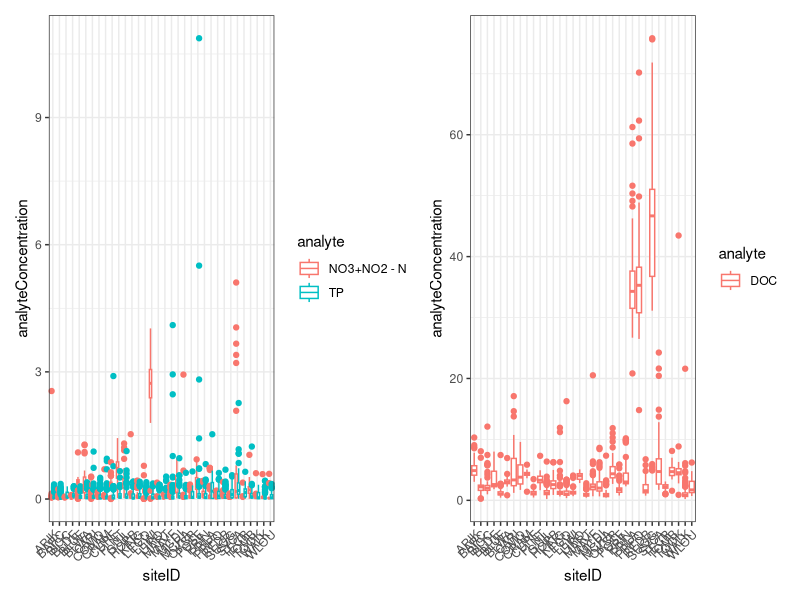
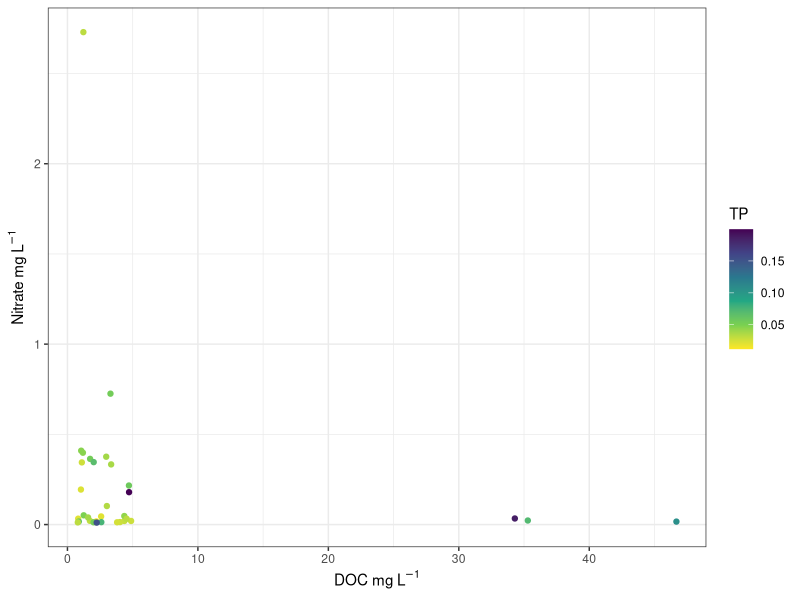
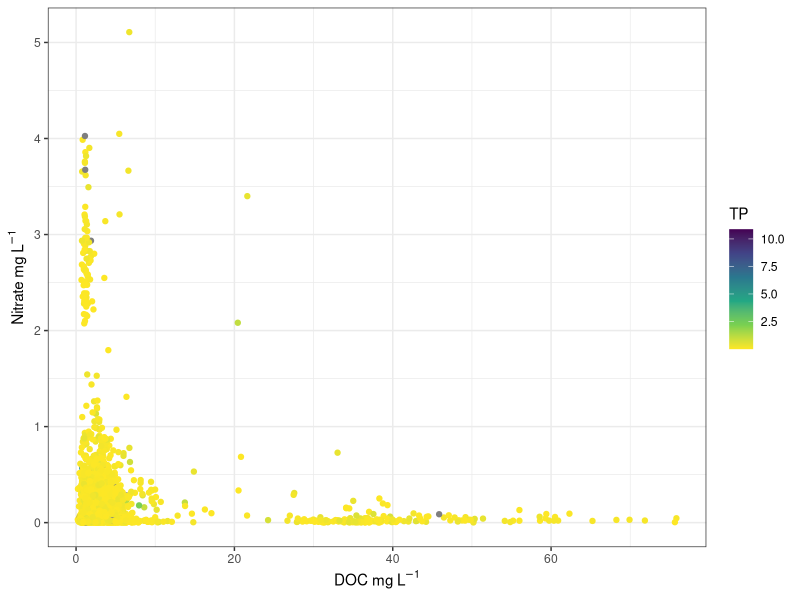
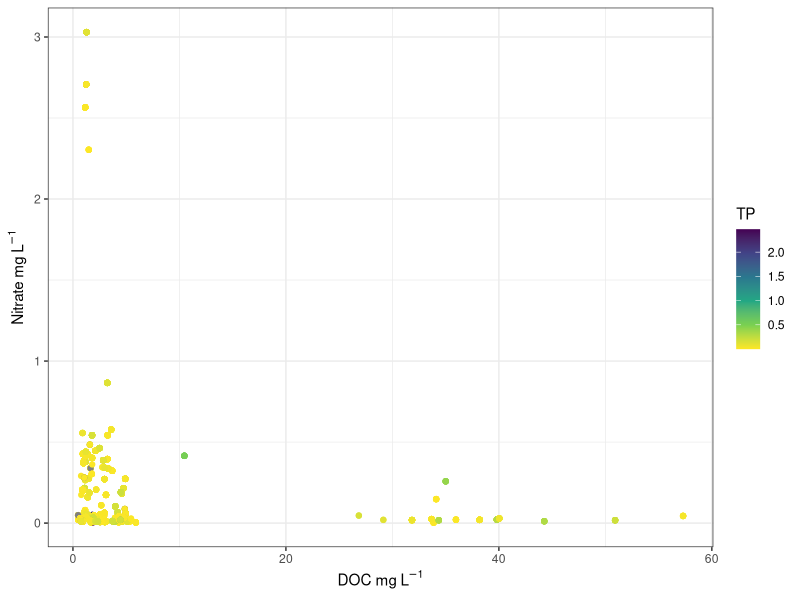

Write the R code that produced these figures, in order.
library(tidyverse)
library(lubridate)
library(patchwork)

neon <- read.csv("Data/NEON/SIMPLE_SURFACE_WATER_CHEMS_DATA.csv")

#checking out site variation
p1 <- ggplot(neon %>% filter(analyte != "DOC")) +
  geom_boxplot(aes(siteID, analyteConcentration, color = analyte)) +
  theme_bw() +
  theme(axis.text.x = element_text(angle=45, vjust=1, hjust=1)) 

p2 <- ggplot(neon %>% filter(analyte == "DOC")) +
  geom_boxplot(aes(siteID, analyteConcentration, color = analyte)) +
  theme_bw() +
  theme(axis.text.x = element_text(angle=45, vjust=1, hjust=1))

p1 | p2


#total median of all time per site####
median_neon <- neon %>%
  group_by(siteID, analyte) %>%
  mutate(median_concentration = median(analyteConcentration)) %>%
  ungroup() %>%
  select(siteID, analyte, median_concentration, analyteUnits) %>%
  distinct() %>%
  pivot_wider(names_from = analyte, values_from = median_concentration) %>%
  rename(no2no3 = "NO3+NO2 - N")


ggplot(median_neon) +
  geom_point(aes(DOC, no2no3, color = TP)) +
 # scale_y_log10() +
  scale_color_viridis_c(direction = -1) +
  theme_bw() +
  labs(x = "DOC"~mg~L^-1,
       y = "Nitrate"~mg~L^-1)




#median per date, site####
daily_median_neon <- neon %>%
  group_by(siteID, DateTime, analyte) %>%
  mutate(median_concentration = median(analyteConcentration)) %>%
  ungroup() %>%
  select(-analyteConcentration, -X, -sampleCondition) %>%
  distinct() %>%
  pivot_wider(id_cols = c(siteID, DateTime), names_from = analyte, values_from = median_concentration) %>%
  rename(no2no3 = "NO3+NO2 - N") 


ggplot(daily_median_neon) +
  geom_point(aes(DOC, no2no3, color = TP)) +
  #scale_y_log10() +
  scale_color_viridis_c(direction = -1) +
  theme_bw() +
  labs(x = "DOC"~mg~L^-1,
       y = "Nitrate"~mg~L^-1)




#annual median per site####
annual_median_neon <- neon %>%
  mutate(year = year(DateTime)) %>%
  group_by(siteID, year, analyte) %>%
  mutate(median_concentration = median(analyteConcentration)) %>%
  ungroup() %>%
  select(-analyteConcentration, -X, -sampleCondition) %>%
  distinct() %>%
  pivot_wider(id_cols = c(siteID, DateTime), names_from = analyte, values_from = median_concentration) %>%
  rename(no2no3 = "NO3+NO2 - N") 


ggplot(annual_median_neon) +
  geom_point(aes(DOC, no2no3, color = TP)) +
  #scale_y_log10() +
  scale_color_viridis_c(direction = -1) +
  theme_bw() +
  labs(x = "DOC"~mg~L^-1,
       y = "Nitrate"~mg~L^-1)
